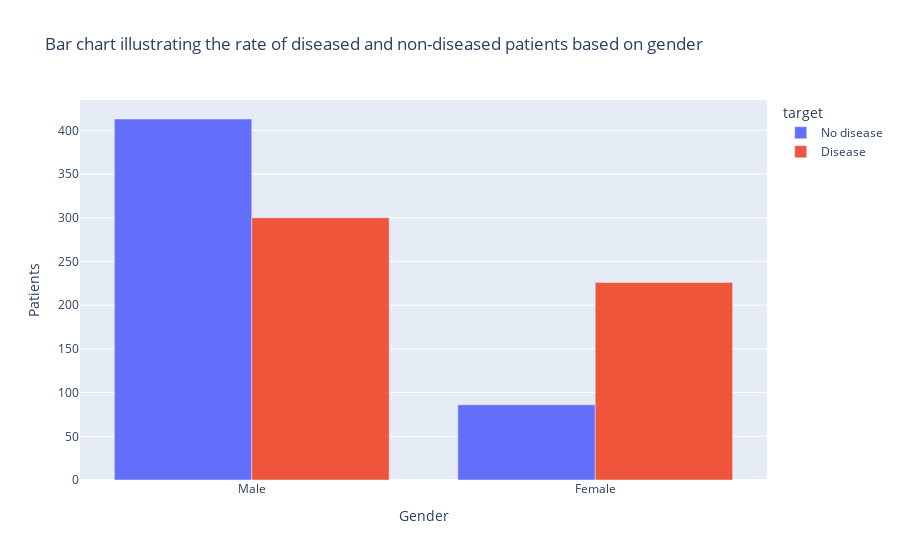

Notebook code for this chart:
### Code cell
# Multiple bar chart illustrating the rate of diseased and non-diseased patients based on gender

# Renaming the columns
gender_dist.columns = ["target", "sex", "count"]

# Converting the numerical values to texts
gender_dist["target"] = gender_dist["target"].map({0: "No disease", 1: "Disease"})
gender_dist["sex"] = gender_dist["sex"].map({1: "Male", 0: "Female"})

# Constructing the multiple bar chart
px.bar(gender_dist, x="sex", y="count", color="target", title="Bar chart illustrating the rate of diseased and non-diseased patients based on gender", labels={"count": "Patients", "sex": "Gender"}, barmode="group")

### Figure 1 — Plotly figure (JSON) as saved in the notebook; plotly's stock layout.template omitted (floating-point values rounded to 4 significant figures)
{"data": [{"alignmentgroup": "True", "hovertemplate": "target=No disease<br>Gender=%{x}<br>Patients=%{y}<extra></extra>", "legendgroup": "No disease", "marker": {"color": "#636efa", "pattern": {"shape": ""}}, "name": "No disease", "offsetgroup": "No disease", "orientation": "v", "showlegend": true, "textposition": "auto", "type": "bar", "x": ["Male", "Female"], "xaxis": "x", "y": [413, 86], "yaxis": "y"}, {"alignmentgroup": "True", "hovertemplate": "target=Disease<br>Gender=%{x}<br>Patients=%{y}<extra></extra>", "legendgroup": "Disease", "marker": {"color": "#EF553B", "pattern": {"shape": ""}}, "name": "Disease", "offsetgroup": "Disease", "orientation": "v", "showlegend": true, "textposition": "auto", "type": "bar", "x": ["Male", "Female"], "xaxis": "x", "y": [300, 226], "yaxis": "y"}], "layout": {"barmode": "group", "legend": {"title": {"text": "target"}, "tracegroupgap": 0}, "title": {"text": "Bar chart illustrating the rate of diseased and non-diseased patients based on gender"}, "xaxis": {"anchor": "y", "domain": [0, 1], "title": {"text": "Gender"}}, "yaxis": {"anchor": "x", "domain": [0, 1], "title": {"text": "Patients"}}}}
